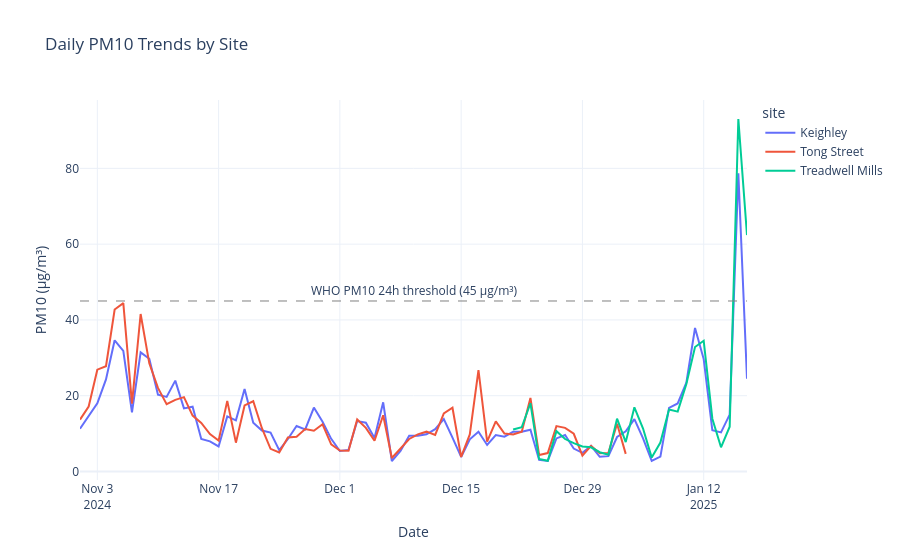

Notebook cell for this chart:
### Markdown cell above
### **Daily PM10 trends by site**

Daily mean PM10 concentrations were plotted for each monitoring site to compare temporal patterns across locations.

- This view highlights similarities and differences in PM10 behaviour between sites over the winter period.
- A WHO 24-hour PM10 guideline (45 µg/m³) is shown as a reference line to help contextualise higher pollution episodes.
- The guideline is used for **interpretation only** and does not represent a regulatory limit.

### Code cell
WHO_PM10_24H = 45  # µg/m³ (WHO 2021 guideline)

pm10_site = daily[["site", "date", "pm10_mean"]].copy()
pm10_site["date"] = pd.to_datetime(pm10_site["date"])

fig_pm10 = px.line(
    pm10_site,
    x="date",
    y="pm10_mean",
    color="site",
    title="Daily PM10 Trends by Site",
    labels={"pm10_mean": "PM10 (µg/m³)", "date": "Date"},
)

fig_pm10.update_layout(
    template="plotly_white",
    hovermode="x unified"
)

# Add WHO guideline reference line
fig_pm10.add_hline(
    y=WHO_PM10_24H,
    line_dash="dash",
    line_color="grey",
    line_width=1,
    annotation_text="WHO PM10 24h threshold (45 µg/m³)",
    annotation_position="top"
)

fig_pm10.show()

# Save interactive version
pio.write_html(
    fig_pm10,
    out_dir / "trend_pm10_by_site.html",
    include_plotlyjs="cdn"
)
